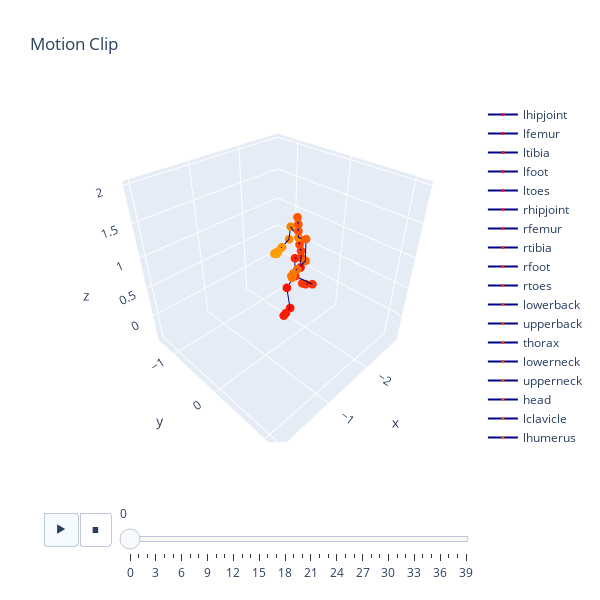

Here is the notebook cell this chart was saved with:
### Code cell
# Plot an animation
region = bounds[1]

mm_clip = lambda x, l, u: max(l, min(u, x))

minv, maxv = 0, data_filt.shape[0]

beg  = mm_clip(region[0]*20 - 40, minv, maxv)
end  = mm_clip(region[1]*20 + 40, minv, maxv)
step = int(sr/30) 

fig = mgraph.animate_skeleton(
    data_filt, 
    hier, 
    beg, end, 
    step=step,
    fr=30
)

py.iplot(fig)

### Figure 1 — Plotly figure (JSON) as saved in the notebook; plotly's stock layout.template omitted (floating-point values rounded to 4 significant figures)
{"data": [{"line": {"color": "darkblue", "width": 2}, "marker": {"color": "#ff0500", "size": 3}, "name": "lhipjoint", "type": "scatter3d", "x": [-1.887, -1.965], "y": [-0.05882, -0.1133], "z": [0.6716, 0.7803]}, {"line": {"color": "darkblue", "width": 2}, "marker": {"color": "#ff0b00", "size": 3}, "name": "lfemur", "type": "scatter3d", "x": [-1.529, -1.887], "y": [-0.02773, -0.05882], "z": [0.4953, 0.6716]}, {"line": {"color": "darkblue", "width": 2}, "marker": {"color": "#ff1000", "size": 3}, "name": "ltibia", "type": "scatter3d", "x": [-1.628, -1.529], "y": [-0.03417, -0.02773], "z": [0.08131, 0.4953]}, {"line": {"color": "darkblue", "width": 2}, "marker": {"color": "#ff1500", "size": 3}, "name": "lfoot", "type": "scatter3d", "x": [-1.51, -1.628], "y": [-0.02241, -0.03417], "z": [0.05307, 0.08131]}, {"line": {"color": "darkblue", "width": 2}, "marker": {"color": "#ff1b00", "size": 3}, "name": "ltoes", "type": "scatter3d", "x": [-1.45, -1.51], "y": [-0.01648, -0.02241], "z": [0.03941, 0.05307]}, {"line": {"color": "darkblue", "width": 2}, "marker": {"color": "#ff2000", "size": 3}, "name": "rhipjoint", "type": "scatter3d", "x": [-1.968, -1.965], "y": [-0.2387, -0.1133], "z": [0.7136, 0.7803]}, {"line": {"color": "darkblue", "width": 2}, "marker": {"color": "#ff2500", "size": 3}, "name": "rfemur", "type": "scatter3d", "x": [-2.074, -1.968], "y": [-0.3072, -0.2387], "z": [0.3217, 0.7136]}, {"line": {"color": "darkblue", "width": 2}, "marker": {"color": "#ff2b00", "size": 3}, "name": "rtibia", "type": "scatter3d", "x": [-2.409, -2.074], "y": [-0.1913, -0.3072], "z": [0.07929, 0.3217]}, {"line": {"color": "darkblue", "width": 2}, "marker": {"color": "#ff3000", "size": 3}, "name": "rfoot", "type": "scatter3d", "x": [-2.365, -2.409], "y": [-0.3016, -0.1913], "z": [0.04445, 0.07929]}, {"line": {"color": "darkblue", "width": 2}, "marker": {"color": "#ff3500", "size": 3}, "name": "rtoes", "type": "scatter3d", "x": [-2.32, -2.365], "y": [-0.3422, -0.3016], "z": [0.05928, 0.04445]}, {"line": {"color": "darkblue", "width": 2}, "marker": {"color": "#ff3b00", "size": 3}, "name": "lowerback", "type": "scatter3d", "x": [-1.949, -1.965], "y": [-0.1094, -0.1133], "z": [0.8997, 0.7803]}, {"line": {"color": "darkblue", "width": 2}, "marker": {"color": "#ff4000", "size": 3}, "name": "upperback", "type": "scatter3d", "x": [-1.914, -1.949], "y": [-0.1151, -0.1094], "z": [1.012, 0.8997]}, {"line": {"color": "darkblue", "width": 2}, "marker": {"color": "#ff4500", "size": 3}, "name": "thorax", "type": "scatter3d", "x": [-1.882, -1.914], "y": [-0.1143, -0.1151], "z": [1.13, 1.012]}, {"line": {"color": "darkblue", "width": 2}, "marker": {"color": "#ff4b00", "size": 3}, "name": "lowerneck", "type": "scatter3d", "x": [-1.871, -1.882], "y": [-0.1112, -0.1143], "z": [1.236, 1.13]}, {"line": {"color": "darkblue", "width": 2}, "marker": {"color": "#ff5000", "size": 3}, "name": "upperneck", "type": "scatter3d", "x": [-1.861, -1.871], "y": [-0.1084, -0.1112], "z": [1.341, 1.236]}, {"line": {"color": "darkblue", "width": 2}, "marker": {"color": "#ff5500", "size": 3}, "name": "head", "type": "scatter3d", "x": [-1.843, -1.861], "y": [-0.1139, -0.1084], "z": [1.448, 1.341]}, {"line": {"color": "darkblue", "width": 2}, "marker": {"color": "#ff5a00", "size": 3}, "name": "lclavicle", "type": "scatter3d", "x": [-1.828, -1.882], "y": [0.06719, -0.1143], "z": [1.2, 1.13]}, {"line": {"color": "darkblue", "width": 2}, "marker": {"color": "#ff6000", "size": 3}, "name": "lhumerus", "type": "scatter3d", "x": [-1.781, -1.828], "y": [0.1118, 0.06719], "z": [0.9022, 1.2]}, {"line": {"color": "darkblue", "width": 2}, "marker": {"color": "#ff6500", "size": 3}, "name": "lradius", "type": "scatter3d", "x": [-1.628, -1.781], "y": [0.08408, 0.1118], "z": [0.8161, 0.9022]}, {"line": {"color": "darkblue", "width": 2}, "marker": {"color": "#ff6a00", "size": 3}, "name": "lwrist", "type": "scatter3d", "x": [-1.552, -1.628], "y": [0.07021, 0.08408], "z": [0.7731, 0.8161]}, {"line": {"color": "darkblue", "width": 2}, "marker": {"color": "#ff7000", "size": 3}, "name": "lhand", "type": "scatter3d", "x": [-1.519, -1.552], "y": [0.08751, 0.07021], "z": [0.7576, 0.7731]}, {"line": {"color": "darkblue", "width": 2}, "marker": {"color": "#ff7500", "size": 3}, "name": "lfingers", "type": "scatter3d", "x": [-1.493, -1.519], "y": [0.09893, 0.08751], "z": [0.7421, 0.7576]}, {"line": {"color": "darkblue", "width": 2}, "marker": {"color": "#ff7a00", "size": 3}, "name": "lthumb", "type": "scatter3d", "x": [-1.513, -1.552], "y": [0.06738, 0.07021], "z": [0.7474, 0.7731]}, {"line": {"color": "darkblue", "width": 2}, "marker": {"color": "#ff8000", "size": 3}, "name": "rclavicle", "type": "scatter3d", "x": [-1.903, -1.882], "y": [-0.2857, -0.1143], "z": [1.226, 1.13]}, {"line": {"color": "darkblue", "width": 2}, "marker": {"color": "#ff8500", "size": 3}, "name": "rhumerus", "type": "scatter3d", "x": [-1.994, -1.903], "y": [-0.3864, -0.2857], "z": [0.9586, 1.226]}, {"line": {"color": "darkblue", "width": 2}, "marker": {"color": "#ff8a00", "size": 3}, "name": "rradius", "type": "scatter3d", "x": [-1.831, -1.994], "y": [-0.3909, -0.3864], "z": [0.885, 0.9586]}, {"line": {"color": "darkblue", "width": 2}, "marker": {"color": "#ff9000", "size": 3}, "name": "rwrist", "type": "scatter3d", "x": [-1.749, -1.831], "y": [-0.3932, -0.3909], "z": [0.8482, 0.885]}, {"line": {"color": "darkblue", "width": 2}, "marker": {"color": "#ff9500", "size": 3}, "name": "rhand", "type": "scatter3d", "x": [-1.724, -1.749], "y": [-0.4184, -0.3932], "z": [0.8267, 0.8482]}, {"line": {"color": "darkblue", "width": 2}, "marker": {"color": "#ff9a00", "size": 3}, "name": "rfingers", "type": "scatter3d", "x": [-1.704, -1.724], "y": [-0.4361, -0.4184], "z": [0.8061, 0.8267]}, {"line": {"color": "darkblue", "width": 2}, "marker": {"color": "#ffa000", "size": 3}, "name": "rthumb", "type": "scatter3d", "x": [-1.716, -1.749], "y": [-0.3993, -0.3932], "z": [0.8139, 0.8482]}], "layout": {"height": 600, "scene": {"aspectratio": {"x": 1, "y": 1, "z": 1}, "xaxis": {"autorange": false, "range": [-2.909, 0.09435]}, "yaxis": {"autorange": false, "range": [-1.436, 1.222]}, "zaxis": {"autorange": false, "range": [-0.4711, 2.049]}}, "sliders": [{"len": 0.9, "pad": {"b": 10, "t": 60}, "steps": [{"args": [["0"], {"frame": {"duration": 0}, "fromcurrent": true, "mode": "immediate", "transition": {"duration": 0, "easing": "elastic"}}], "label": "0", "method": "animate"}, {"args": [["1"], {"frame": {"duration": 0}, "fromcurrent": true, "mode": "immediate", "transition": {"duration": 0, "easing": "elastic"}}], "label": "1", "method": "animate"}, {"args": [["2"], {"frame": {"duration": 0}, "fromcurrent": true, "mode": "immediate", "transition": {"duration": 0, "easing": "elastic"}}], "label": "2", "method": "animate"}, {"args": [["3"], {"frame": {"duration": 0}, "fromcurrent": true, "mode": "immediate", "transition": {"duration": 0, "easing": "elastic"}}], "label": "3", "method": "animate"}, {"args": [["4"], {"frame": {"duration": 0}, "fromcurrent": true, "mode": "immediate", "transition": {"duration": 0, "easing": "elastic"}}], "label": "4", "method": "animate"}, {"args": [["5"], {"frame": {"duration": 0}, "fromcurrent": true, "mode": "immediate", "transition": {"duration": 0, "easing": "elastic"}}], "label": "5", "method": "animate"}, {"args": [["6"], {"frame": {"duration": 0}, "fromcurrent": true, "mode": "immediate", "transition": {"duration": 0, "easing": "elastic"}}], "label": "6", "method": "animate"}, {"args": [["7"], {"frame": {"duration": 0}, "fromcurrent": true, "mode": "immediate", "transition": {"duration": 0, "easing": "elastic"}}], "label": "7", "method": "animate"}, {"args": [["8"], {"frame": {"duration": 0}, "fromcurrent": true, "mode": "immediate", "transition": {"duration": 0, "easing": "elastic"}}], "label": "8", "method": "animate"}, {"args": [["9"], {"frame": {"duration": 0}, "fromcurrent": true, "mode": "immediate", "transition": {"duration": 0, "easing": "elastic"}}], "label": "9", "method": "animate"}, {"args": [["10"], {"frame": {"duration": 0}, "fromcurrent": true, "mode": "immediate", "transition": {"duration": 0, "easing": "elastic"}}], "label": "10", "method": "animate"}, {"args": [["11"], {"frame": {"duration": 0}, "fromcurrent": true, "mode": "immediate", "transition": {"duration": 0, "easing": "elastic"}}], "label": "11", "method": "animate"}, {"args": [["12"], {"frame": {"duration": 0}, "fromcurrent": true, "mode": "immediate", "transition": {"duration": 0, "easing": "elastic"}}], "label": "12", "method": "animate"}, {"args": [["13"], {"frame": {"duration": 0}, "fromcurrent": true, "mode": "immediate", "transition": {"duration": 0, "easing": "elastic"}}], "label": "13", "method": "animate"}, {"args": [["14"], {"frame": {"duration": 0}, "fromcurrent": true, "mode": "immediate", "transition": {"duration": 0, "easing": "elastic"}}], "label": "14", "method": "animate"}, {"args": [["15"], {"frame": {"duration": 0}, "fromcurrent": true, "mode": "immediate", "transition": {"duration": 0, "easing": "elastic"}}], "label": "15", "method": "animate"}, {"args": [["16"], {"frame": {"duration": 0}, "fromcurrent": true, "mode": "immediate", "transition": {"duration": 0, "easing": "elastic"}}], "label": "16", "method": "animate"}, {"args": [["17"], {"frame": {"duration": 0}, "fromcurrent": true, "mode": "immediate", "transition": {"duration": 0, "easing": "elastic"}}], "label": "17", "method": "animate"}, {"args": [["18"], {"frame": {"duration": 0}, "fromcurrent": true, "mode": "immediate", "transition": {"duration": 0, "easing": "elastic"}}], "label": "18", "method": "animate"}, {"args": [["19"], {"frame": {"duration": 0}, "fromcurrent": true, "mode": "immediate", "transition": {"duration": 0, "easing": "elastic"}}], "label": "19", "method": "animate"}, {"args": [["20"], {"frame": {"duration": 0}, "fromcurrent": true, "mode": "immediate", "transition": {"duration": 0, "easing": "elastic"}}], "label": "20", "method": "animate"}, {"args": [["21"], {"frame": {"duration": 0}, "fromcurrent": true, "mode": "immediate", "transition": {"duration": 0, "easing": "elastic"}}], "label": "21", "method": "animate"}, {"args": [["22"], {"frame": {"duration": 0}, "fromcurrent": true, "mode": "immediate", "transition": {"duration": 0, "easing": "elastic"}}], "label": "22", "method": "animate"}, {"args": [["23"], {"frame": {"duration": 0}, "fromcurrent": true, "mode": "immediate", "transition": {"duration": 0, "easing": "elastic"}}], "label": "23", "method": "animate"}, {"args": [["24"], {"frame": {"duration": 0}, "fromcurrent": true, "mode": "immediate", "transition": {"duration": 0, "easing": "elastic"}}], "label": "24", "method": "animate"}, {"args": [["25"], {"frame": {"duration": 0}, "fromcurrent": true, "mode": "immediate", "transition": {"duration": 0, "easing": "elastic"}}], "label": "25", "method": "animate"}, {"args": [["26"], {"frame": {"duration": 0}, "fromcurrent": true, "mode": "immediate", "transition": {"duration": 0, "easing": "elastic"}}], "label": "26", "method": "animate"}, {"args": [["27"], {"frame": {"duration": 0}, "fromcurrent": true, "mode": "immediate", "transition": {"duration": 0, "easing": "elastic"}}], "label": "27", "method": "animate"}, {"args": [["28"], {"frame": {"duration": 0}, "fromcurrent": true, "mode": "immediate", "transition": {"duration": 0, "easing": "elastic"}}], "label": "28", "method": "animate"}, {"args": [["29"], {"frame": {"duration": 0}, "fromcurrent": true, "mode": "immediate", "transition": {"duration": 0, "easing": "elastic"}}], "label": "29", "method": "animate"}, {"args": [["30"], {"frame": {"duration": 0}, "fromcurrent": true, "mode": "immediate", "transition": {"duration": 0, "easing": "elastic"}}], "label": "30", "method": "animate"}, {"args": [["31"], {"frame": {"duration": 0}, "fromcurrent": true, "mode": "immediate", "transition": {"duration": 0, "easing": "elastic"}}], "label": "31", "method": "animate"}, {"args": [["32"], {"frame": {"duration": 0}, "fromcurrent": true, "mode": "immediate", "transition": {"duration": 0, "easing": "elastic"}}], "label": "32", "method": "animate"}, {"args": [["33"], {"frame": {"duration": 0}, "fromcurrent": true, "mode": "immediate", "transition": {"duration": 0, "easing": "elastic"}}], "label": "33", "method": "animate"}, {"args": [["34"], {"frame": {"duration": 0}, "fromcurrent": true, "mode": "immediate", "transition": {"duration": 0, "easing": "elastic"}}], "label": "34", "method": "animate"}, {"args": [["35"], {"frame": {"duration": 0}, "fromcurrent": true, "mode": "immediate", "transition": {"duration": 0, "easing": "elastic"}}], "label": "35", "method": "animate"}, {"args": [["36"], {"frame": {"duration": 0}, "fromcurrent": true, "mode": "immediate", "transition": {"duration": 0, "easing": "elastic"}}], "label": "36", "method": "animate"}, {"args": [["37"], {"frame": {"duration": 0}, "fromcurrent": true, "mode": "immediate", "transition": {"duration": 0, "easing": "elastic"}}], "label": "37", "method": "animate"}, {"args": [["38"], {"frame": {"duration": 0}, "fromcurrent": true, "mode": "immediate", "transition": {"duration": 0, "easing": "elastic"}}], "label": "38", "method": "animate"}, {"args": [["39"], {"frame": {"duration": 0}, "fromcurrent": true, "mode": "immediate", "transition": {"duration": 0, "easing": "elastic"}}], "label": "39", "method": "animate"}], "x": 0.1, "y": 0}], "title": {"text": "Motion Clip"}, "updatemenus": [{"buttons": [{"args": [null, {"frame": {"duration": 30}, "fromcurrent": true, "mode": "immediate", "transition": {"duration": 30, "easing": "elastic"}}], "label": "&#9654;", "method": "animate"}, {"args": [[null], {"frame": {"duration": 0}, "fromcurrent": true, "mode": "immediate", "transition": {"duration": 0, "easing": "elastic"}}], "label": "&#9724;", "method": "animate"}], "direction": "left", "pad": {"r": 10, "t": 70}, "type": "buttons", "x": 0.1, "y": 0}], "width": 600}}
